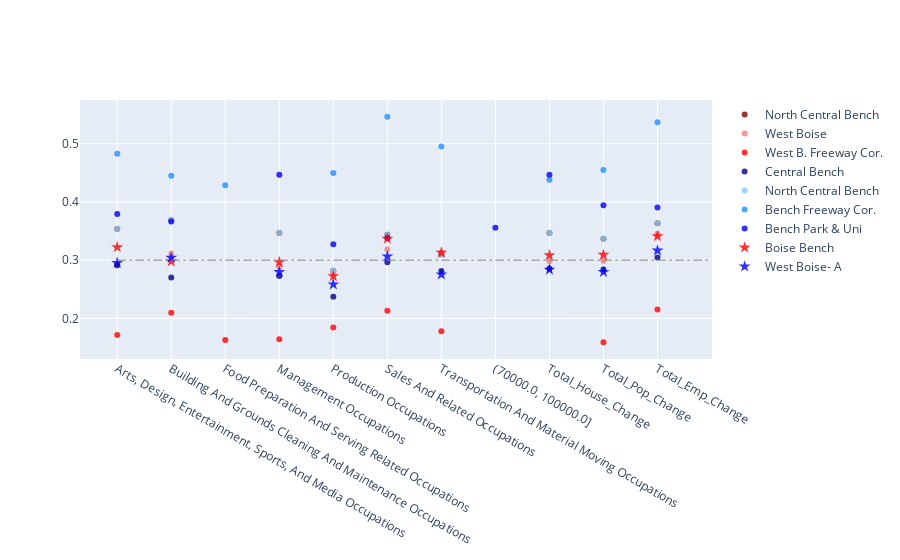

Notebook source saved alongside this figure:
### Code cell
df = pd.read_pickle('n-Coeff-compare.pkl')
df2 = pd.read_pickle('a-Coeff-compare.pkl')


df = pd.merge(df,df2, on = 'index', how = 'outer')

df = df.dropna(thresh = 2)
df = df.reset_index(drop = True)

df = df.iloc[1:]

fig = go.Figure()



fig.add_trace(go.Scatter(x= df['index'], y=df['WB_NC_Bench'],
                    mode='markers',  
                    marker_color='rgba(128, 0, 0, .8)',     
                    name='North Central Bench'))

fig.add_trace(go.Scatter(x= df['index'], y=df['WB_W_Boise'],
                    mode='markers',
                    marker_color='rgba(240, 128, 128, .8)',     
                    name='West Boise'))

fig.add_trace(go.Scatter(x= df['index'], y=df['WB_WB_F_Corridor'],
                    mode='markers',
                    marker_color='rgba(255, 0, 0, .8)',     
                    name='West B. Freeway Cor.'))
fig.add_trace(go.Scatter(x= df['index'], y=df['BB_CB_Bench'],
                    mode='markers',
                    marker_color='rgba(0,0,128, .8)',     
                    name='Central Bench'))

fig.add_trace(go.Scatter(x= df['index'], y=df['BB_NC_Bench'],
                    mode='markers',
                    marker_color='rgba(135,206,250, .8)',      
                    name='North Central Bench'))

fig.add_trace(go.Scatter(x= df['index'], y=df['BB_Bench_F_Corridor'],
                    mode='markers',
                    marker_color='rgba(30,144,255, .8)',      
                    name='Bench Freeway Cor.'))

fig.add_trace(go.Scatter(x= df['index'], y=df['BB_Park_and_University'],
                    mode='markers',
                    marker_color='rgba(0,0,255, .8)',      
                    name='Bench Park & Uni'))

fig.add_trace(go.Scatter(x= df['index'], y=df['B_Bench'],
                    mode='markers',  
                    marker_color='rgba(255, 0, 0, .8)',
                    marker=dict(size= 9, symbol = "star" ),     
                    name='Boise Bench'))

fig.add_trace(go.Scatter(x= df['index'], y=df['W_Boise'],
                    mode='markers',  
                    marker_color='rgba(0, 0, 255, .8)',
                    marker=dict(size= 9, symbol = "star" ),     
                    name='West Boise- A'))


fig.update_layout(
    shapes=[
        # Line Horizontal
        go.layout.Shape(
            type="line",
            x0=0,y0=.7,
            x1=11,y1=.7,
            line=dict(
                color="Grey",
                width=1,
                dash="dashdot",),),])
fig.update_layout(
    shapes=[
        # Line Horizontal
        go.layout.Shape(
            type="line",
            x0=0,y0=.3,
            x1=11,y1=.3,
            line=dict(
                color="Grey",
                width=1,
                dash="dashdot",),),])

fig.show()

### Figure 1 — Plotly figure (JSON) as saved in the notebook; plotly's stock layout.template omitted (floating-point values rounded to 4 significant figures)
{"data": [{"marker": {"color": "rgba(128, 0, 0, .8)"}, "mode": "markers", "name": "North Central Bench", "type": "scatter", "x": ["Arts, Design, Entertainment, Sports, And Media Occupations", "Building And Grounds Cleaning And Maintenance Occupations", "Food Preparation And Serving Related Occupations", "Management Occupations", "Production Occupations", "Sales And Related Occupations", "Transportation And Material Moving Occupations", "(70000.0, 100000.0]", "Total_House_Change", "Total_Pop_Change", "Total_Emp_Change"], "y": [0.3535, 0.3684, null, 0.3465, 0.2817, 0.3437, 0.3099, null, 0.3467, 0.3368, 0.3632]}, {"marker": {"color": "rgba(240, 128, 128, .8)"}, "mode": "markers", "name": "West Boise", "type": "scatter", "x": ["Arts, Design, Entertainment, Sports, And Media Occupations", "Building And Grounds Cleaning And Maintenance Occupations", "Food Preparation And Serving Related Occupations", "Management Occupations", "Production Occupations", "Sales And Related Occupations", "Transportation And Material Moving Occupations", "(70000.0, 100000.0]", "Total_House_Change", "Total_Pop_Change", "Total_Emp_Change"], "y": [0.2922, 0.3112, null, 0.288, 0.2784, 0.3188, 0.3129, null, 0.2981, 0.2988, 0.3453]}, {"marker": {"color": "rgba(255, 0, 0, .8)"}, "mode": "markers", "name": "West B. Freeway Cor.", "type": "scatter", "x": ["Arts, Design, Entertainment, Sports, And Media Occupations", "Building And Grounds Cleaning And Maintenance Occupations", "Food Preparation And Serving Related Occupations", "Management Occupations", "Production Occupations", "Sales And Related Occupations", "Transportation And Material Moving Occupations", "(70000.0, 100000.0]", "Total_House_Change", "Total_Pop_Change", "Total_Emp_Change"], "y": [0.1715, 0.2094, 0.1627, 0.1639, 0.184, 0.2128, 0.1778, null, null, 0.1588, 0.2152]}, {"marker": {"color": "rgba(0,0,128, .8)"}, "mode": "markers", "name": "Central Bench", "type": "scatter", "x": ["Arts, Design, Entertainment, Sports, And Media Occupations", "Building And Grounds Cleaning And Maintenance Occupations", "Food Preparation And Serving Related Occupations", "Management Occupations", "Production Occupations", "Sales And Related Occupations", "Transportation And Material Moving Occupations", "(70000.0, 100000.0]", "Total_House_Change", "Total_Pop_Change", "Total_Emp_Change"], "y": [0.2911, 0.2703, null, 0.2726, 0.2371, 0.2966, 0.2812, null, 0.2857, 0.2838, 0.3044]}, {"marker": {"color": "rgba(135,206,250, .8)"}, "mode": "markers", "name": "North Central Bench", "type": "scatter", "x": ["Arts, Design, Entertainment, Sports, And Media Occupations", "Building And Grounds Cleaning And Maintenance Occupations", "Food Preparation And Serving Related Occupations", "Management Occupations", "Production Occupations", "Sales And Related Occupations", "Transportation And Material Moving Occupations", "(70000.0, 100000.0]", "Total_House_Change", "Total_Pop_Change", "Total_Emp_Change"], "y": [0.3535, 0.3684, null, 0.3465, 0.2817, 0.3437, 0.3099, null, 0.3467, 0.3368, 0.3632]}, {"marker": {"color": "rgba(30,144,255, .8)"}, "mode": "markers", "name": "Bench Freeway Cor.", "type": "scatter", "x": ["Arts, Design, Entertainment, Sports, And Media Occupations", "Building And Grounds Cleaning And Maintenance Occupations", "Food Preparation And Serving Related Occupations", "Management Occupations", "Production Occupations", "Sales And Related Occupations", "Transportation And Material Moving Occupations", "(70000.0, 100000.0]", "Total_House_Change", "Total_Pop_Change", "Total_Emp_Change"], "y": [0.4828, 0.4451, 0.4286, null, 0.4496, 0.5465, 0.4955, null, 0.4383, 0.4549, 0.537]}, {"marker": {"color": "rgba(0,0,255, .8)"}, "mode": "markers", "name": "Bench Park & Uni", "type": "scatter", "x": ["Arts, Design, Entertainment, Sports, And Media Occupations", "Building And Grounds Cleaning And Maintenance Occupations", "Food Preparation And Serving Related Occupations", "Management Occupations", "Production Occupations", "Sales And Related Occupations", "Transportation And Material Moving Occupations", "(70000.0, 100000.0]", "Total_House_Change", "Total_Pop_Change", "Total_Emp_Change"], "y": [0.3792, 0.3665, null, 0.4468, 0.3275, 0.3382, null, 0.3558, 0.4466, 0.3942, 0.3905]}, {"marker": {"color": "rgba(255, 0, 0, .8)", "size": 9, "symbol": "star"}, "mode": "markers", "name": "Boise Bench", "type": "scatter", "x": ["Arts, Design, Entertainment, Sports, And Media Occupations", "Building And Grounds Cleaning And Maintenance Occupations", "Food Preparation And Serving Related Occupations", "Management Occupations", "Production Occupations", "Sales And Related Occupations", "Transportation And Material Moving Occupations", "(70000.0, 100000.0]", "Total_House_Change", "Total_Pop_Change", "Total_Emp_Change"], "y": [0.3223, 0.2978, null, 0.2965, 0.2725, 0.3369, 0.3129, null, 0.3083, 0.3092, 0.3412]}, {"marker": {"color": "rgba(0, 0, 255, .8)", "size": 9, "symbol": "star"}, "mode": "markers", "name": "West Boise- A", "type": "scatter", "x": ["Arts, Design, Entertainment, Sports, And Media Occupations", "Building And Grounds Cleaning And Maintenance Occupations", "Food Preparation And Serving Related Occupations", "Management Occupations", "Production Occupations", "Sales And Related Occupations", "Transportation And Material Moving Occupations", "(70000.0, 100000.0]", "Total_House_Change", "Total_Pop_Change", "Total_Emp_Change"], "y": [0.2952, 0.3041, null, 0.2795, 0.2584, 0.3064, 0.2753, null, 0.2837, 0.2797, 0.3166]}], "layout": {"shapes": [{"line": {"color": "Grey", "dash": "dashdot", "width": 1}, "type": "line", "x0": 0, "x1": 11, "y0": 0.3, "y1": 0.3}]}}
